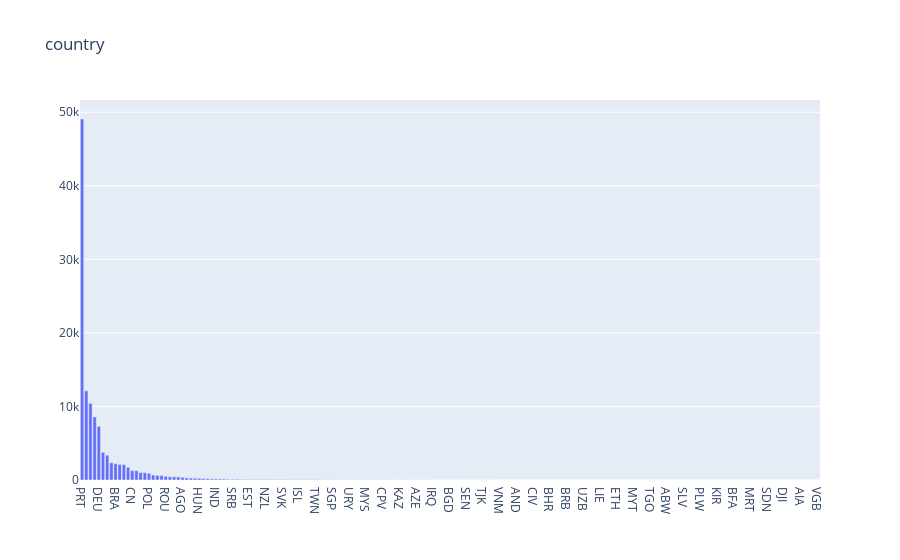

The notebook cell this image was saved under:
### Code cell
#宿泊客がどこの国だったかの可視化
trace=go.Bar(
                        x=df['country'].value_counts().index,
                        y=df['country'].value_counts(),
                        name='Country')
layout=go.Layout(title='country',
                                legend=dict(orientation='h'))

data=[trace]
fig=go.Figure(data,layout)
iplot(fig)

### Figure 1 — Plotly figure (JSON) as saved in the notebook; plotly's stock layout.template omitted (floating-point values rounded to 4 significant figures; data arrays with more than 128 entries replaced by an {"elided": "..."} marker saying what was removed)
{"data": [{"name": "Country", "type": "bar", "x": {"elided": "177 str values"}, "y": {"elided": "177 int values"}}], "layout": {"legend": {"orientation": "h"}, "title": {"text": "country"}}}
